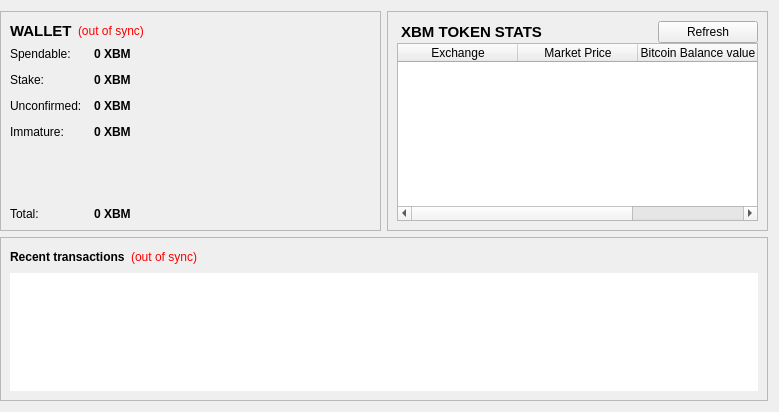
<?xml version="1.0" encoding="UTF-8"?>
<ui version="4.0">
 <class>OverviewPage</class>
 <widget class="QWidget" name="OverviewPage">
  <property name="geometry">
   <rect>
    <x>0</x>
    <y>0</y>
    <width>779</width>
    <height>412</height>
   </rect>
  </property>
  <property name="windowTitle">
   <string>Form</string>
  </property>
  <layout class="QGridLayout" name="gridLayout">
   <property name="leftMargin">
    <number>0</number>
   </property>
   <item row="0" column="0">
    <widget class="QFrame" name="walletContainer">
     <property name="sizePolicy">
      <sizepolicy hsizetype="Preferred" vsizetype="Maximum">
       <horstretch>0</horstretch>
       <verstretch>0</verstretch>
      </sizepolicy>
     </property>
     <property name="maximumSize">
      <size>
       <width>16777215</width>
       <height>220</height>
      </size>
     </property>
     <property name="frameShape">
      <enum>QFrame::StyledPanel</enum>
     </property>
     <property name="frameShadow">
      <enum>QFrame::Raised</enum>
     </property>
     <layout class="QVBoxLayout" name="verticalLayout_4">
      <item>
       <layout class="QHBoxLayout" name="walletHeader">
        <item>
         <widget class="QLabel" name="label_5">
          <property name="font">
           <font>
            <pointsize>11</pointsize>
            <weight>75</weight>
            <bold>true</bold>
           </font>
          </property>
          <property name="styleSheet">
           <string notr="true">background-color: transparent;</string>
          </property>
          <property name="text">
           <string>WALLET</string>
          </property>
         </widget>
        </item>
        <item>
         <widget class="QLabel" name="labelWalletStatus">
          <property name="toolTip">
           <string>The displayed information may be out of date. Your wallet automatically synchronizes with the Bitmoon network after a connection is established, but this process has not completed yet.</string>
          </property>
          <property name="styleSheet">
           <string notr="true">QLabel { color: red;Background-color:transparent }</string>
          </property>
          <property name="text">
           <string notr="true">(out of sync)</string>
          </property>
          <property name="alignment">
           <set>Qt::AlignLeading|Qt::AlignLeft|Qt::AlignVCenter</set>
          </property>
         </widget>
        </item>
        <item>
         <spacer name="horizontalSpacer_2">
          <property name="orientation">
           <enum>Qt::Horizontal</enum>
          </property>
          <property name="sizeHint" stdset="0">
           <size>
            <width>40</width>
            <height>20</height>
           </size>
          </property>
         </spacer>
        </item>
       </layout>
      </item>
      <item>
       <layout class="QFormLayout" name="walletStatus">
        <property name="fieldGrowthPolicy">
         <enum>QFormLayout::AllNonFixedFieldsGrow</enum>
        </property>
        <property name="horizontalSpacing">
         <number>12</number>
        </property>
        <property name="verticalSpacing">
         <number>12</number>
        </property>
        <item row="0" column="0">
         <widget class="QLabel" name="label">
          <property name="styleSheet">
           <string notr="true">background-color: transparent;</string>
          </property>
          <property name="text">
           <string>Spendable:</string>
          </property>
         </widget>
        </item>
        <item row="0" column="1">
         <widget class="QLabel" name="labelBalance">
          <property name="font">
           <font>
            <weight>75</weight>
            <bold>true</bold>
           </font>
          </property>
          <property name="cursor">
           <cursorShape>IBeamCursor</cursorShape>
          </property>
          <property name="toolTip">
           <string>Your current spendable balance</string>
          </property>
          <property name="styleSheet">
           <string notr="true"/>
          </property>
          <property name="text">
           <string notr="true">0 XBM</string>
          </property>
          <property name="textInteractionFlags">
           <set>Qt::LinksAccessibleByMouse|Qt::TextSelectableByKeyboard|Qt::TextSelectableByMouse</set>
          </property>
         </widget>
        </item>
        <item row="1" column="0">
         <widget class="QLabel" name="label_6">
          <property name="styleSheet">
           <string notr="true">background-color: transparent;</string>
          </property>
          <property name="text">
           <string>Stake:</string>
          </property>
         </widget>
        </item>
        <item row="1" column="1">
         <widget class="QLabel" name="labelStake">
          <property name="font">
           <font>
            <weight>75</weight>
            <bold>true</bold>
           </font>
          </property>
          <property name="cursor">
           <cursorShape>IBeamCursor</cursorShape>
          </property>
          <property name="toolTip">
           <string>Total of coins that was staked, and do not yet count toward the current balance</string>
          </property>
          <property name="text">
           <string notr="true">0 XBM</string>
          </property>
          <property name="textInteractionFlags">
           <set>Qt::LinksAccessibleByMouse|Qt::TextSelectableByKeyboard|Qt::TextSelectableByMouse</set>
          </property>
         </widget>
        </item>
        <item row="2" column="0">
         <widget class="QLabel" name="label_3">
          <property name="styleSheet">
           <string notr="true">background-color: transparent;</string>
          </property>
          <property name="text">
           <string>Unconfirmed:</string>
          </property>
         </widget>
        </item>
        <item row="2" column="1">
         <widget class="QLabel" name="labelUnconfirmed">
          <property name="font">
           <font>
            <weight>75</weight>
            <bold>true</bold>
           </font>
          </property>
          <property name="cursor">
           <cursorShape>IBeamCursor</cursorShape>
          </property>
          <property name="toolTip">
           <string>Total of transactions that have yet to be confirmed, and do not yet count toward the current balance</string>
          </property>
          <property name="text">
           <string notr="true">0 XBM</string>
          </property>
          <property name="textInteractionFlags">
           <set>Qt::LinksAccessibleByMouse|Qt::TextSelectableByKeyboard|Qt::TextSelectableByMouse</set>
          </property>
         </widget>
        </item>
        <item row="3" column="0">
         <widget class="QLabel" name="labelImmatureText">
          <property name="styleSheet">
           <string notr="true">background-color: transparent;</string>
          </property>
          <property name="text">
           <string>Immature:</string>
          </property>
         </widget>
        </item>
        <item row="3" column="1">
         <widget class="QLabel" name="labelImmature">
          <property name="font">
           <font>
            <weight>75</weight>
            <bold>true</bold>
           </font>
          </property>
          <property name="toolTip">
           <string>Mined balance that has not yet matured</string>
          </property>
          <property name="text">
           <string notr="true">0 XBM</string>
          </property>
          <property name="textInteractionFlags">
           <set>Qt::LinksAccessibleByMouse|Qt::TextSelectableByKeyboard|Qt::TextSelectableByMouse</set>
          </property>
         </widget>
        </item>
        <item row="4" column="0">
         <spacer name="verticalSpacer">
          <property name="orientation">
           <enum>Qt::Vertical</enum>
          </property>
          <property name="sizeHint" stdset="0">
           <size>
            <width>20</width>
            <height>40</height>
           </size>
          </property>
         </spacer>
        </item>
        <item row="4" column="1">
         <spacer name="verticalSpacer_2">
          <property name="orientation">
           <enum>Qt::Vertical</enum>
          </property>
          <property name="sizeHint" stdset="0">
           <size>
            <width>20</width>
            <height>40</height>
           </size>
          </property>
         </spacer>
        </item>
        <item row="5" column="0">
         <widget class="QLabel" name="labelTotalText">
          <property name="styleSheet">
           <string notr="true">background-color: transparent;</string>
          </property>
          <property name="text">
           <string>Total:</string>
          </property>
         </widget>
        </item>
        <item row="5" column="1">
         <widget class="QLabel" name="labelTotal">
          <property name="font">
           <font>
            <weight>75</weight>
            <bold>true</bold>
           </font>
          </property>
          <property name="cursor">
           <cursorShape>IBeamCursor</cursorShape>
          </property>
          <property name="toolTip">
           <string>Your current total balance</string>
          </property>
          <property name="text">
           <string notr="true">0 XBM</string>
          </property>
          <property name="textInteractionFlags">
           <set>Qt::LinksAccessibleByMouse|Qt::TextSelectableByKeyboard|Qt::TextSelectableByMouse</set>
          </property>
         </widget>
        </item>
       </layout>
      </item>
     </layout>
    </widget>
   </item>
   <item row="0" column="1">
    <widget class="QFrame" name="hashTokenStatusContainer">
     <property name="sizePolicy">
      <sizepolicy hsizetype="Preferred" vsizetype="Fixed">
       <horstretch>0</horstretch>
       <verstretch>0</verstretch>
      </sizepolicy>
     </property>
     <property name="maximumSize">
      <size>
       <width>16777215</width>
       <height>220</height>
      </size>
     </property>
     <property name="frameShape">
      <enum>QFrame::StyledPanel</enum>
     </property>
     <property name="frameShadow">
      <enum>QFrame::Raised</enum>
     </property>
     <layout class="QVBoxLayout" name="verticalLayout_2">
      <property name="spacing">
       <number>0</number>
      </property>
      <item>
       <layout class="QHBoxLayout" name="hashTokenStatusHeader">
        <item>
         <widget class="QLabel" name="label_7">
          <property name="font">
           <font>
            <pointsize>11</pointsize>
            <weight>75</weight>
            <bold>true</bold>
           </font>
          </property>
          <property name="styleSheet">
           <string notr="true">background-color: transparent;</string>
          </property>
          <property name="text">
           <string> XBM TOKEN STATS</string>
          </property>
          <property name="indent">
           <number>0</number>
          </property>
         </widget>
        </item>
        <item>
         <spacer name="horizontalSpacer_3">
          <property name="orientation">
           <enum>Qt::Horizontal</enum>
          </property>
          <property name="sizeHint" stdset="0">
           <size>
            <width>40</width>
            <height>20</height>
           </size>
          </property>
         </spacer>
        </item>
        <item>
         <widget class="QPushButton" name="btnRefreshMarket">
          <property name="sizePolicy">
           <sizepolicy hsizetype="Minimum" vsizetype="Maximum">
            <horstretch>0</horstretch>
            <verstretch>0</verstretch>
           </sizepolicy>
          </property>
          <property name="minimumSize">
           <size>
            <width>100</width>
            <height>0</height>
           </size>
          </property>
          <property name="text">
           <string>Refresh</string>
          </property>
         </widget>
        </item>
       </layout>
      </item>
      <item>
       <widget class="QTableWidget" name="marketsView">
        <property name="editTriggers">
         <set>QAbstractItemView::NoEditTriggers</set>
        </property>
        <property name="selectionMode">
         <enum>QAbstractItemView::SingleSelection</enum>
        </property>
        <property name="selectionBehavior">
         <enum>QAbstractItemView::SelectRows</enum>
        </property>
        <property name="showGrid">
         <bool>false</bool>
        </property>
        <property name="gridStyle">
         <enum>Qt::NoPen</enum>
        </property>
        <attribute name="horizontalHeaderDefaultSectionSize">
         <number>120</number>
        </attribute>
        <attribute name="horizontalHeaderHighlightSections">
         <bool>false</bool>
        </attribute>
        <attribute name="horizontalHeaderStretchLastSection">
         <bool>true</bool>
        </attribute>
        <attribute name="verticalHeaderVisible">
         <bool>false</bool>
        </attribute>
        <column>
         <property name="text">
          <string>Exchange</string>
         </property>
        </column>
        <column>
         <property name="text">
          <string>Market Price</string>
         </property>
        </column>
        <column>
         <property name="text">
          <string>Bitcoin Balance value</string>
         </property>
        </column>
       </widget>
      </item>
     </layout>
    </widget>
   </item>
   <item row="1" column="0" colspan="2">
    <widget class="QFrame" name="transactionContainer">
     <property name="frameShape">
      <enum>QFrame::StyledPanel</enum>
     </property>
     <property name="frameShadow">
      <enum>QFrame::Raised</enum>
     </property>
     <layout class="QVBoxLayout" name="verticalLayout">
      <item>
       <layout class="QHBoxLayout" name="recentTransactionsHeader">
        <item>
         <widget class="QLabel" name="label_4">
          <property name="styleSheet">
           <string notr="true">background-color: transparent;</string>
          </property>
          <property name="text">
           <string>&lt;b&gt;Recent transactions&lt;/b&gt;</string>
          </property>
         </widget>
        </item>
        <item>
         <widget class="QLabel" name="labelTransactionsStatus">
          <property name="toolTip">
           <string>The displayed information may be out of date. Your wallet automatically synchronizes with the Bitmoon network after a connection is established, but this process has not completed yet.</string>
          </property>
          <property name="styleSheet">
           <string notr="true">QLabel { color: red;Background-color:transparent }</string>
          </property>
          <property name="text">
           <string notr="true">(out of sync)</string>
          </property>
          <property name="alignment">
           <set>Qt::AlignRight|Qt::AlignTrailing|Qt::AlignVCenter</set>
          </property>
         </widget>
        </item>
        <item>
         <spacer name="horizontalSpacer">
          <property name="orientation">
           <enum>Qt::Horizontal</enum>
          </property>
          <property name="sizeHint" stdset="0">
           <size>
            <width>40</width>
            <height>20</height>
           </size>
          </property>
         </spacer>
        </item>
       </layout>
      </item>
      <item>
       <widget class="QListView" name="listTransactions">
        <property name="frameShape">
         <enum>QFrame::NoFrame</enum>
        </property>
        <property name="horizontalScrollBarPolicy">
         <enum>Qt::ScrollBarAlwaysOff</enum>
        </property>
        <property name="editTriggers">
         <set>QAbstractItemView::NoEditTriggers</set>
        </property>
        <property name="selectionMode">
         <enum>QAbstractItemView::NoSelection</enum>
        </property>
       </widget>
      </item>
     </layout>
    </widget>
   </item>
  </layout>
 </widget>
 <resources/>
 <connections/>
</ui>
